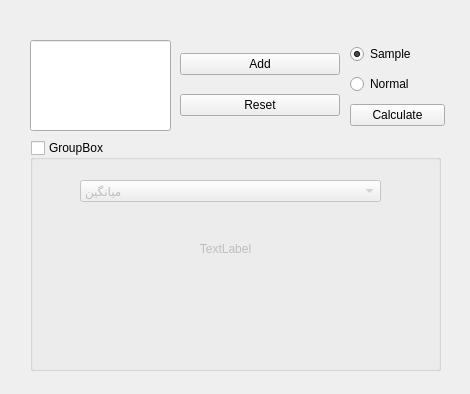
<?xml version="1.0" encoding="UTF-8"?>
<ui version="4.0">
 <class>Form</class>
 <widget class="QWidget" name="Form">
  <property name="geometry">
   <rect>
    <x>0</x>
    <y>0</y>
    <width>470</width>
    <height>394</height>
   </rect>
  </property>
  <property name="windowTitle">
   <string>Form</string>
  </property>
  <widget class="QLineEdit" name="input">
   <property name="geometry">
    <rect>
     <x>30</x>
     <y>40</y>
     <width>141</width>
     <height>91</height>
    </rect>
   </property>
  </widget>
  <widget class="QWidget" name="verticalLayoutWidget">
   <property name="geometry">
    <rect>
     <x>350</x>
     <y>40</y>
     <width>95</width>
     <height>91</height>
    </rect>
   </property>
   <layout class="QVBoxLayout" name="verticalLayout">
    <item>
     <widget class="QRadioButton" name="Sample">
      <property name="text">
       <string>Sample</string>
      </property>
      <property name="checked">
       <bool>true</bool>
      </property>
     </widget>
    </item>
    <item>
     <widget class="QRadioButton" name="Normal">
      <property name="text">
       <string>Normal</string>
      </property>
     </widget>
    </item>
    <item>
     <widget class="QPushButton" name="calculate">
      <property name="text">
       <string>Calculate</string>
      </property>
     </widget>
    </item>
   </layout>
  </widget>
  <widget class="QWidget" name="verticalLayoutWidget_2">
   <property name="geometry">
    <rect>
     <x>180</x>
     <y>40</y>
     <width>160</width>
     <height>91</height>
    </rect>
   </property>
   <layout class="QVBoxLayout" name="verticalLayout_2">
    <item>
     <widget class="QPushButton" name="Add">
      <property name="text">
       <string>Add</string>
      </property>
     </widget>
    </item>
    <item>
     <widget class="QPushButton" name="Reset">
      <property name="text">
       <string>Reset</string>
      </property>
     </widget>
    </item>
   </layout>
  </widget>
  <widget class="QGroupBox" name="groupBox">
   <property name="geometry">
    <rect>
     <x>30</x>
     <y>140</y>
     <width>411</width>
     <height>231</height>
    </rect>
   </property>
   <property name="title">
    <string>GroupBox</string>
   </property>
   <property name="checkable">
    <bool>true</bool>
   </property>
   <property name="checked">
    <bool>false</bool>
   </property>
   <widget class="QComboBox" name="comboBox">
    <property name="geometry">
     <rect>
      <x>50</x>
      <y>40</y>
      <width>301</width>
      <height>22</height>
     </rect>
    </property>
    <property name="currentText">
     <string>میانگین</string>
    </property>
    <property name="maxVisibleItems">
     <number>5</number>
    </property>
    <item>
     <property name="text">
      <string>میانگین</string>
     </property>
    </item>
    <item>
     <property name="text">
      <string>واریانس</string>
     </property>
    </item>
    <item>
     <property name="text">
      <string>انحراف معیار</string>
     </property>
    </item>
    <item>
     <property name="text">
      <string>ضریب تغییرات</string>
     </property>
    </item>
   </widget>
   <widget class="QLabel" name="label">
    <property name="geometry">
     <rect>
      <x>50</x>
      <y>70</y>
      <width>291</width>
      <height>78</height>
     </rect>
    </property>
    <property name="text">
     <string>TextLabel</string>
    </property>
    <property name="alignment">
     <set>Qt::AlignCenter</set>
    </property>
   </widget>
  </widget>
 </widget>
 <resources/>
 <connections/>
</ui>
